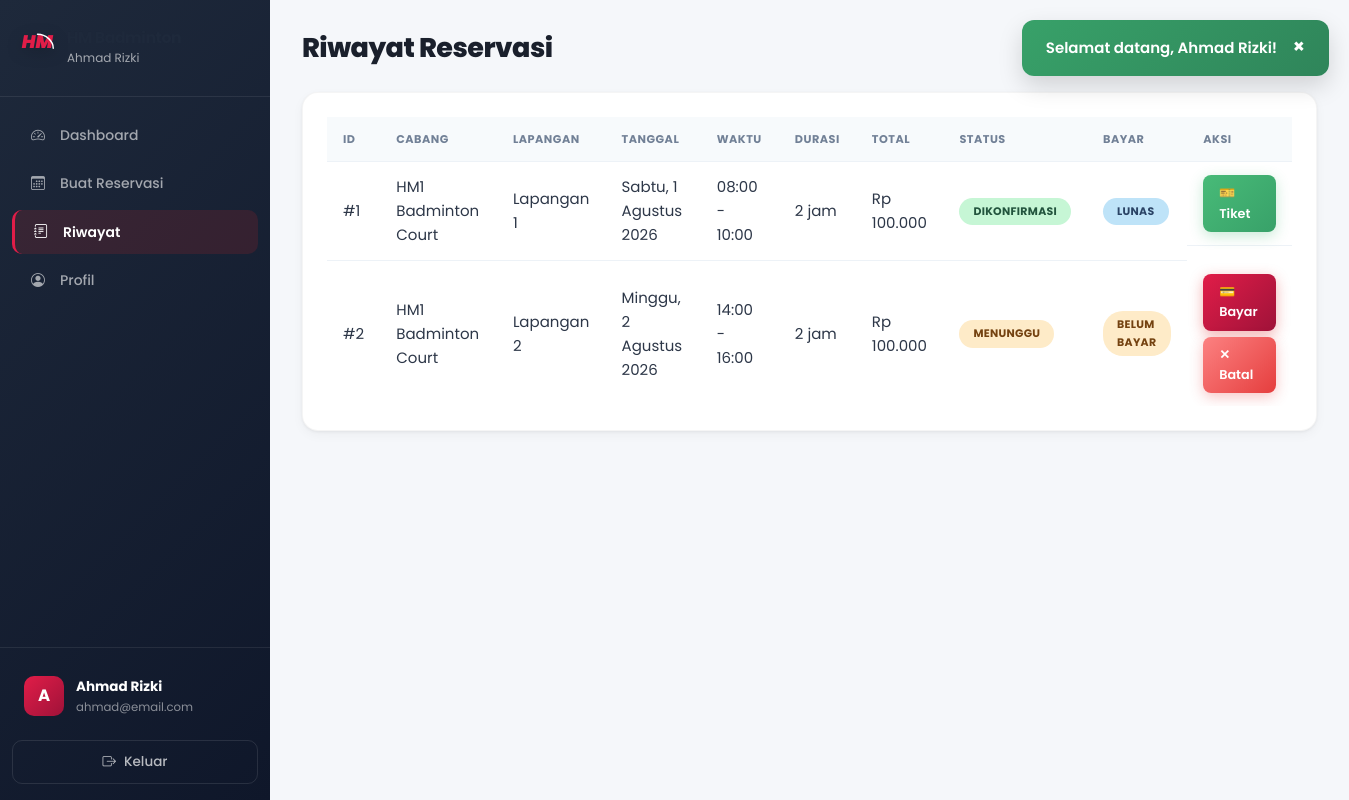
Screenshot of /pelanggan/riwayat.php (signed in) with the database file from the repository.
### tables this page shows
CREATE TABLE IF NOT EXISTS reservasi (
    id INT AUTO_INCREMENT PRIMARY KEY,
    user_id INT NOT NULL COMMENT 'ID pelanggan pemesan',
    lapangan_id INT NOT NULL COMMENT 'ID lapangan yang dipesan',
    tanggal DATE NOT NULL COMMENT 'Tanggal main',
    waktu_mulai TIME NOT NULL COMMENT 'Jam mulai bermain',
    waktu_selesai TIME NOT NULL COMMENT 'Jam selesai bermain',
    durasi_jam INT NOT NULL COMMENT 'Lama sewa dalam jam',
    total_harga INT NOT NULL COMMENT 'Total biaya',
    catatan TEXT COMMENT 'Catatan tambahan dari pelanggan',
    status ENUM('pending', 'confirmed', 'cancelled', 'completed') DEFAULT 'pending' 
        COMMENT 'pending=menunggu, confirmed=dikonfirmasi, cancelled=dibatalkan, completed=selesai',
    payment_status ENUM('unpaid', 'dp_paid', 'paid') DEFAULT 'unpaid'
        COMMENT 'Status pembayaran',
    total_dibayar INT DEFAULT 0 COMMENT 'Total yang sudah dibayar',
    created_at TIMESTAMP DEFAULT CURRENT_TIMESTAMP,
    updated_at TIMESTAMP DEFAULT CURRENT_TIMESTAMP ON UPDATE CURRENT_TIMESTAMP,
    
    FOREIGN KEY (user_id) REFERENCES users(id) ON DELETE CASCADE,
    FOREIGN KEY (lapangan_id) REFERENCES lapangan(id) ON DELETE CASCADE,
    
    INDEX idx_tanggal (tanggal),
    INDEX idx_status (status),
    INDEX idx_payment_status (payment_status),
    INDEX idx_user (user_id),
    INDEX idx_lapangan_tanggal (lapangan_id, tanggal)
);

CREATE TABLE IF NOT EXISTS cabang (
    id INT AUTO_INCREMENT PRIMARY KEY,
    nama VARCHAR(100) NOT NULL COMMENT 'Nama cabang',
    alamat VARCHAR(255) NOT NULL COMMENT 'Alamat lengkap cabang',
    jumlah_lapangan INT NOT NULL DEFAULT 0 COMMENT 'Jumlah lapangan di cabang',
    no_telepon VARCHAR(20) DEFAULT NULL COMMENT 'Nomor telepon cabang',
    created_at TIMESTAMP DEFAULT CURRENT_TIMESTAMP,
    
    INDEX idx_nama (nama)
);

CREATE TABLE IF NOT EXISTS lapangan (
    id INT AUTO_INCREMENT PRIMARY KEY,
    cabang_id INT NOT NULL COMMENT 'ID cabang pemilik lapangan',
    nama VARCHAR(50) NOT NULL COMMENT 'Nama lapangan (Lapangan 1, 2, dst)',
    tipe ENUM('indoor', 'outdoor') DEFAULT 'indoor' COMMENT 'Tipe lapangan',
    status ENUM('tersedia', 'perawatan', 'tidak_aktif') DEFAULT 'tersedia' COMMENT 'Status ketersediaan',
    
    FOREIGN KEY (cabang_id) REFERENCES cabang(id) ON DELETE CASCADE,
    INDEX idx_cabang (cabang_id),
    INDEX idx_status (status)
);

### config/functions.php (called while the page is built, shortened)
<?php
function getReservasiByUser($user_id) {
    $db = getDB();
    $stmt = $db->prepare("SELECT r.*, l.nama as lapangan_nama, c.nama as cabang_nama, c.alamat
        FROM reservasi r
        JOIN lapangan l ON r.lapangan_id = l.id
        JOIN cabang c ON l.cabang_id = c.id
        WHERE r.user_id = ?
        ORDER BY r.created_at DESC");
    $stmt->execute([$user_id]);
    return $stmt->fetchAll();
}
function getStatusLabel($status) {
    $labels = [
        'pending' => 'Menunggu',
        'confirmed' => 'Dikonfirmasi',
        'cancelled' => 'Dibatalkan',
        'completed' => 'Selesai'
    ];
    return $labels[$status] ?? ucfirst($status);
}
function getStatusBadgeClass($status) {
    return 'badge-' . $status;
}
function getPaymentStatusLabel($status) {
    $labels = [
        'unpaid' => 'Belum Bayar',
        'dp_paid' => 'DP Dibayar',
        'paid' => 'Lunas'
    ];
    return $labels[$status] ?? ucfirst($status);
}
function getPaymentStatusBadgeClass($status) {
    $classes = [
        'unpaid' => 'badge-pending',
        'dp_paid' => 'badge-confirmed',
        'paid' => 'badge-completed'
    ];
    return $classes[$status] ?? 'badge-pending';
}
function formatRupiah($angka) {
    return 'Rp ' . number_format($angka, 0, ',', '.');
}
function formatTanggal($tanggal) {
    $bulan = ['','Januari','Februari','Maret','April','Mei','Juni','Juli','Agustus','September','Oktober','November','Desember'];
    $t = explode('-', substr($tanggal, 0, 10));
    return (int)$t[2] . ' ' . $bulan[(int)$t[1]] . ' ' . $t[0];
}
function getHariIndo($tanggal) {
    $hari = ['Minggu','Senin','Selasa','Rabu','Kamis','Jumat','Sabtu'];
    return $hari[date('w', strtotime($tanggal))];
}
?>

### pelanggan/riwayat.php (the view, shortened to what this page needs)
<?php
$reservasi = getReservasiByUser($_SESSION['user_id']);
require_once __DIR__ . '/../includes/header.php';
?>
<div class="dashboard-layout">
    <?php require_once __DIR__ . '/../includes/sidebar_pelanggan.php'; ?>
    <main class="main-content">
        <header class="page-header">
            <h1>Riwayat Reservasi</h1>
        </header>
        <div class="content-section">
            <?php if (empty($reservasi)): ?>
                <div class="empty-state">
                    <span>📋</span>
                    <p>Belum ada reservasi</p>
                    <a href="<?php echo BASE_URL; ?>pelanggan/reservasi.php" class="btn btn-primary">Buat Reservasi</a>
                </div>
            <?php else: ?>
            <div class="table-responsive">
                <table class="data-table">
                    <thead>
                        <tr>
                            <th>ID</th>
                            <th>Cabang</th>
                            <th>Lapangan</th>
                            <th>Tanggal</th>
                            <th>Waktu</th>
                            <th>Durasi</th>
                            <th>Total</th>
                            <th>Status</th>
                            <th>Bayar</th>
                            <th>Aksi</th>
                        </tr>
                    </thead>
                    <tbody>
                        <?php foreach ($reservasi as $r): ?>
                        <tr>
                            <td>#<?php echo (int)$r['id']; ?></td>
                            <td><?php echo htmlspecialchars($r['cabang_nama']); ?></td>
                            <td><?php echo htmlspecialchars($r['lapangan_nama']); ?></td>
                            <td><?php echo htmlspecialchars(getHariIndo($r['tanggal']) . ', ' . formatTanggal($r['tanggal'])); ?></td>
                            <td><?php echo htmlspecialchars(substr($r['waktu_mulai'], 0, 5)); ?> - <?php echo htmlspecialchars(substr($r['waktu_selesai'], 0, 5)); ?></td>
                            <td><?php echo (int)$r['durasi_jam']; ?> jam</td>
                            <td><?php echo htmlspecialchars(formatRupiah($r['total_harga'])); ?></td>
                            <td>
                                <span class="badge <?php echo htmlspecialchars(getStatusBadgeClass($r['status'])); ?>">
                                    <?php echo htmlspecialchars(getStatusLabel($r['status'])); ?>
                                </span>
                            </td>
                            <td>
                                <span class="badge <?php echo htmlspecialchars(getPaymentStatusBadgeClass($r['payment_status'])); ?>">
                                    <?php echo htmlspecialchars(getPaymentStatusLabel($r['payment_status'])); ?>
                                </span>
                            </td>
                            <td class="action-cell">
                                <?php if ($r['status'] === 'pending' && $r['payment_status'] === 'unpaid'): ?>
                                    <a href="<?php echo BASE_URL; ?>pelanggan/pembayaran.php?reservasi_id=<?php echo (int)$r['id']; ?>" class="btn btn-sm btn-primary">💳 Bayar</a>
                                    <a href="<?php echo BASE_URL; ?>pelanggan/batal.php?id=<?php echo (int)$r['id']; ?>" class="btn btn-sm btn-danger" onclick="return confirm('Yakin batalkan reservasi ini?')">✕ Batal</a>
                                <?php elseif ($r['status'] === 'confirmed' || $r['payment_status'] === 'paid'): ?>
                                    <a href="<?php echo BASE_URL; ?>pelanggan/tiket.php?id=<?php echo (int)$r['id']; ?>" class="btn btn-sm btn-success">🎫 Tiket</a>
                                <?php elseif ($r['payment_status'] === 'dp_paid'): ?>
                                    <a href="<?php echo BASE_URL; ?>pelanggan/pembayaran.php?reservasi_id=<?php echo (int)$r['id']; ?>" class="btn btn-sm btn-primary">💳 Lunasi</a>
                                <?php endif; ?>
                            </td>
                        </tr>
                        <?php endforeach; ?>
                    </tbody>
                </table>
            </div>
            <?php endif; ?>
        </div>
    </main>
</div>
<?php require_once __DIR__ . '/../includes/footer.php'; ?>

### assets/css/design-system.css (style rules this page uses)
:root { --primary: #E11D48; --primary-dark: #BE123C; --primary-light: #FFE4E6; --primary-50: #FFF1F2; --primary-100: #FFE4E6; --primary-200: #FECDD3; --primary-500: #F43F5E; --primary-600: #E11D48; --primary-700: #BE123C; --primary-800: #9F1239; --primary-900: #881337; --secondary: #0F172A; --secondary-dark: #020617; --secondary-light: #1E293B; --secondary-50: #F8FAFC; --secondary-100: #F1F5F9; --secondary-200: #E2E8F0; --secondary-300: #CBD5E1; --secondary-400: #94A3B8; --secondary-500: #64748B; --secondary-600: #475569; --secondary-700: #334155; --secondary-800: #1E293B; --secondary-900: #0F172A; --accent: #FFB300; --accent-dark: #D97706; --accent-light: #FEF3C7; --success: #16A34A; --success-light: #DCFCE7; --success-dark: #15803D; --warning: #F59E0B; --warning-light: #FEF3C7; --warning-dark: #D97706; --danger: #DC2626; --danger-light: #FEE2E2; --danger-dark: #B91C1C; --info: #2563EB; --info-light: #DBEAFE; --info-dark: #1D4ED8; --bg-body: #F8FAFC; --bg-surface: #FFFFFF; --bg-surface-hover: #F1F5F9; --bg-muted: #F1F5F9; --bg-overlay: rgba(15, 23, 42, 0.6); --text-primary: #1E293B; --text-secondary: #64748B; --text-muted: #94A3B8; --text-inverse: #FFFFFF; --text-link: #DC2626; --border: #E2E8F0; --border-light: #F1F5F9; --border-dark: #CBD5E1; --border-focus: #DC2626; --shadow-xs: 0 1px 2px rgba(0, 0, 0, 0.05); --shadow-sm: 0 1px 3px rgba(0, 0, 0, 0.06), 0 1px 2px rgba(0, 0, 0, 0.04); --shadow-md: 0 4px 6px -1px rgba(0, 0, 0, 0.07), 0 2px 4px -2px rgba(0, 0, 0, 0.05); --shadow-lg: 0 10px 15px -3px rgba(0, 0, 0, 0.08), 0 4px 6px -4px rgba(0, 0, 0, 0.04); --shadow-xl: 0 20px 25px -5px rgba(0, 0, 0, 0.1), 0 8px 10px -6px rgba(0, 0, 0, 0.04); --shadow-2xl: 0 25px 50px -12px rgba(0, 0, 0, 0.2); --shadow-primary: 0 4px 14px rgba(220, 38, 38, 0.35); --shadow-card: 0 1px 3px rgba(0, 0, 0, 0.06), 0 4px 12px rgba(0, 0, 0, 0.04); --radius-sm: 6px; --radius-md: 10px; --radius-lg: 14px; --radius-xl: 20px; --radius-2xl: 24px; --radius-full: 9999px; --space-1: 4px; --space-2: 8px; --space-3: 12px; --space-4: 16px; --space-5: 20px; --space-6: 24px; --space-8: 32px; --space-10: 40px; --space-12: 48px; --space-16: 64px; --space-20: 80px; --font-sans: 'Poppins', 'Inter', 'Nunito Sans', 'Segoe UI', system-ui, -apple-system, sans-serif; --font-mono: 'JetBrains Mono', 'Fira Code', 'Courier New', monospace; --fw-light: 300; --fw-regular: 400; --fw-medium: 500; --fw-semibold: 600; --fw-bold: 700; --fw-extrabold: 800; --fw-black: 900; --fs-caption: 0.75rem; --fs-small: 0.8125rem; --fs-body: 0.9375rem; --fs-body-lg: 1rem; --fs-nav: 0.9rem; --fs-button: 0.9375rem; --fs-h4: 1.125rem; --fs-h3: 1.25rem; --fs-h2: 1.5rem; --fs-h1: 2rem; --fs-display: 2.5rem; --fs-display-lg: 3.5rem; --lh-tight: 1.2; --lh-snug: 1.375; --lh-normal: 1.6; --lh-relaxed: 1.75; --ls-tight: -0.5px; --ls-normal: 0; --ls-wide: 0.5px; --ls-wider: 1px; --transition-fast: 0.15s ease; --transition-base: 0.2s ease; --transition-smooth: 0.3s cubic-bezier(0.4, 0, 0.2, 1); --transition-bounce: 0.4s cubic-bezier(0.16, 1, 0.3, 1); --z-dropdown: 50; --z-sticky: 100; --z-fixed: 200; --z-overlay: 300; --z-modal: 400; --z-popover: 500; --z-toast: 600; --gradient-primary: linear-gradient(135deg, #E11D48 0%, #9F1239 100%); --gradient-secondary: linear-gradient(135deg, #1E293B 0%, #0F172A 100%); --gradient-accent: linear-gradient(135deg, #FFB300 0%, #D97706 100%); --gradient-hero: linear-gradient(135deg, #E11D48 0%, #881337 100%); --gradient-sidebar: linear-gradient(180deg, #1E293B 0%, #0F172A 100%); --gradient-success: linear-gradient(135deg, #10B981, #047857); --gradient-danger: linear-gradient(135deg, #EF4444, #C084FC); }
*, *::before, *::after { box-sizing: border-box; }
html { scroll-behavior: smooth; -webkit-text-size-adjust: 100%; }
body { font-family: var(--font-sans); font-size: var(--fs-body); font-weight: var(--fw-regular); line-height: var(--lh-normal); color: var(--text-primary); background-color: var(--bg-body); -webkit-font-smoothing: antialiased; -moz-osx-font-smoothing: grayscale; }
h1, h2, h3, h4, h5, h6 { font-family: var(--font-sans); font-weight: var(--fw-bold); line-height: var(--lh-tight); letter-spacing: var(--ls-tight); color: var(--text-primary); }
h1, .h1 { font-size: var(--fs-h1); font-weight: var(--fw-extrabold); }

### rows the page displays
reservasi: id "1", cabang.nama "HM1 Badminton Court", lapangan.nama "Lapangan 1", tanggal "Sabtu, 1 Agustus 2026", waktu_mulai "08:00", waktu_selesai "10:00", durasi_jam "2", total_harga "Rp 100.000", status "DIKONFIRMASI", payment_status "LUNAS"
reservasi: id "2", cabang.nama "HM1 Badminton Court", lapangan.nama "Lapangan 2", tanggal "Minggu, 2 Agustus 2026", waktu_mulai "14:00", waktu_selesai "16:00", durasi_jam "2", total_harga "Rp 100.000", status "MENUNGGU", payment_status "BELUM BAYAR"

### other values shown
$flash['message'] "Selamat datang, Ahmad Rizki!"
$_SESSION['nama'] "Ahmad Rizki"
substr($_SESSION['nama'], 0, 1) "A"
$_SESSION['email'] "ahmad@email.com"
